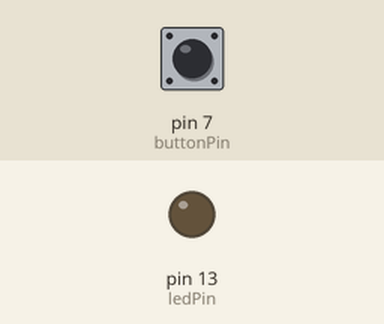
Recording of a sketch running on a simulated Arduino Uno, built with avr-gcc and run on an emulated ATmega328P. Shown: output pins drawn as LEDs (lit = HIGH). Dashed ring = blinking. Inputs (shaded band) come from the test bench; at power-on: pin 7 (buttonPin) LOW.

Above: at 1.2 s.
1.3 s: pin 7 (buttonPin) pulsed HIGH 5 times (0.12 s each, 0.3 s apart)
At 1.75 s:
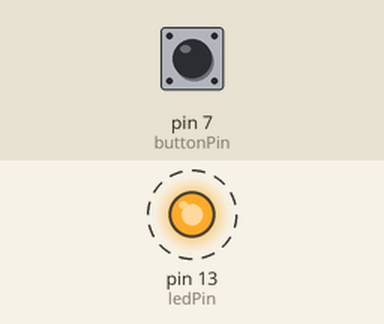
4.3 s: pin 7 (buttonPin) pulled HIGH for 0.15 s
At 5.1 s:
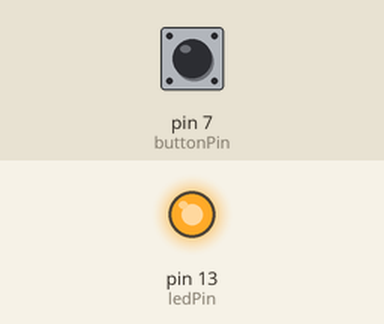
5.9 s: pin 7 (buttonPin) pulled HIGH for 1 s
At 6.4 s:
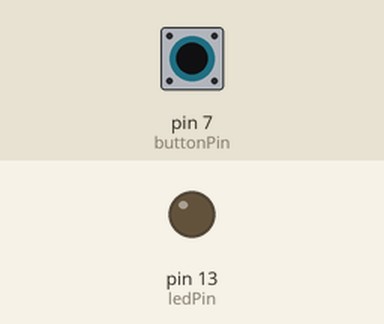
Timing chart, 0 to 8.9 s (numbered marks = the images above; inputs shaded):
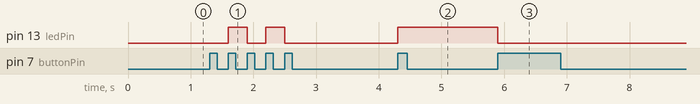

The sketch:

sketch_feb01b.ino
```cpp
int ledPin = 13;
int buttonPin = 7;

int flag = 1;
int buttonStatus = LOW;

void setup() {
  // put your setup code here, to run once:
  pinMode(ledPin, OUTPUT);
  pinMode(buttonPin, INPUT);
}

void loop() {
  // put your main code here, to run repeatedly:
  int currentStatus = digitalRead(buttonPin);

  if (currentStatus == HIGH && buttonStatus == LOW){
    if(flag == 0){
      digitalWrite(ledPin, HIGH);
      flag = 1;
    }else{
      digitalWrite(ledPin, LOW);
      flag = 0;
    }
  }

  buttonStatus = currentStatus;

}
```

Measured:
- after the input at 1.3 s, pin 13 (ledPin): alternates HIGH for 0.30 s and LOW for 0.30 s, 4 changes in all, then stays LOW, starting after 0.30 s
- after the input at 4.3 s, pin 13 (ledPin): LOW → HIGH at once
- after the input at 5.9 s, pin 13 (ledPin): HIGH → LOW at once
